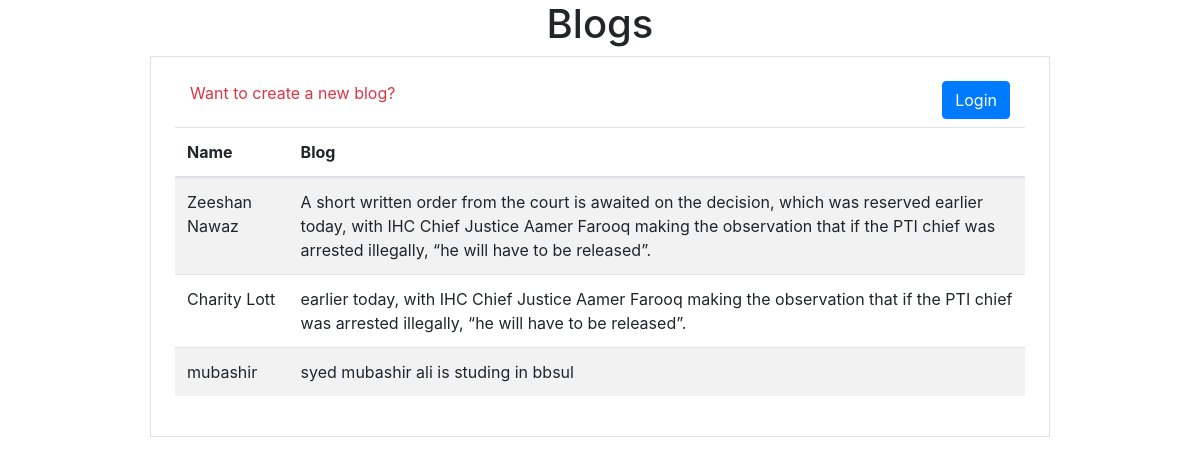
The page / on the database its author committed.
### tables this page shows
CREATE TABLE `blogpost` (
  `id` int(100) NOT NULL,
  `name` varchar(255) NOT NULL,
  `blog` varchar(255) NOT NULL
);

### index.php (the view, shortened to what this page needs)
   <?php include "./blog/headFoot/header.php"; ?>
   <?php include("./db/dbconn.php") ?>
<div class="container m-auto w-75 text-left border p-4 mt-4">
    <?php
  if (!isset($_SESSION["username"])) {
    echo '
<div class="container d-flex justify-content-between ">
  <p class="text-danger">Want to create a new blog?</p>
  <a href="./auth/login_form.php">
    <button class="btn btn-primary mb-2">Login</button>
  </a>
</div>
    ';
}
  ?>
   <table class="table table-hover table-border table-striped">
    <thead>
        <tr>
        <th scope="col">Name</th>
        <th scope="col">Blog</th>
        </tr>
    </thead>
    <tbody>
    <?php
    $query = "select * from blogpost";
    $result = mysqli_query($conn, $query);
    if (!$result) {
      echo "No Blog found".mysqli_error($conn);
    }
    else{
      while($row = mysqli_fetch_array($result)){
        ?>
        <tr>
          <td><?php echo $row['name']; ?></td>
          <td><?php echo $row['blog']; ?></td>
        </tr>
        <?php
      }
    }
    ?>
    </tbody>
    </table>
 <?php include "./blog/headFoot/footer.php"; ?>

### blog/headFoot/header.php (shortened to what this page needs)
<!DOCTYPE html>
<html lang="en">
<head>
    <link rel="stylesheet" href="https://cdn.jsdelivr.net/npm/bootstrap@4.0.0/dist/css/bootstrap.min.css">
</head>
<body>
<div class="container w-25 m-auto text-center">
    <h1>Blogs</h1>
</div>

### blog/headFoot/footer.php (shortened to what this page needs)
</body>
</html>

### rows shown on the page
blogpost: name "Zeeshan Nawaz", blog "A short written order from the court is awaited on the decision, which was reserved earlier today, with IHC Chief Justice Aamer Farooq making the observation that if the PTI chief was arrested illegally, “he will have to be released”."
blogpost: name "Charity Lott", blog "earlier today, with IHC Chief Justice Aamer Farooq making the observation that if the PTI chief was arrested illegally, “he will have to be released”."
blogpost: name "mubashir", blog "syed mubashir ali is studing in bbsul"
